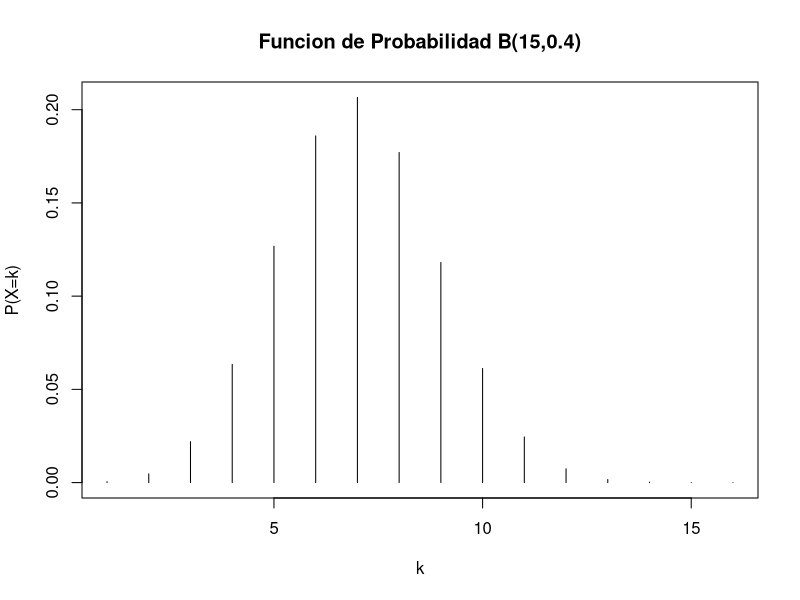
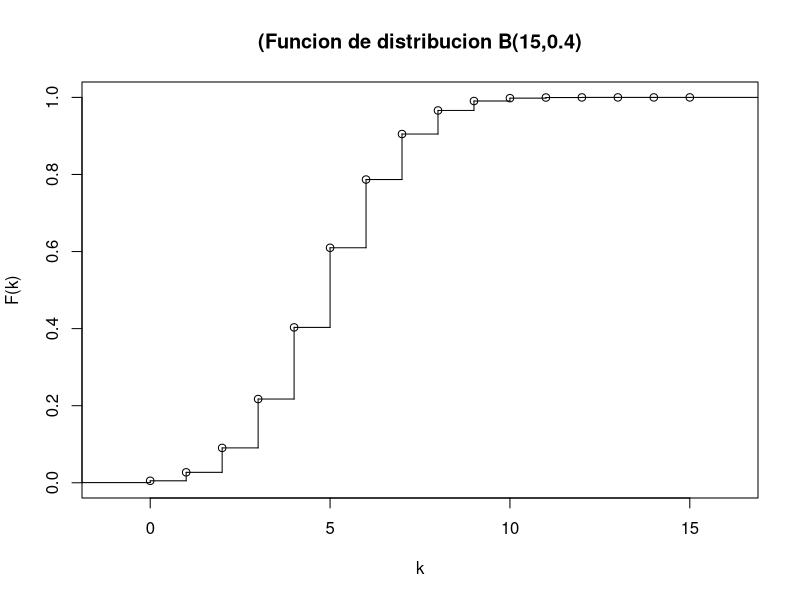
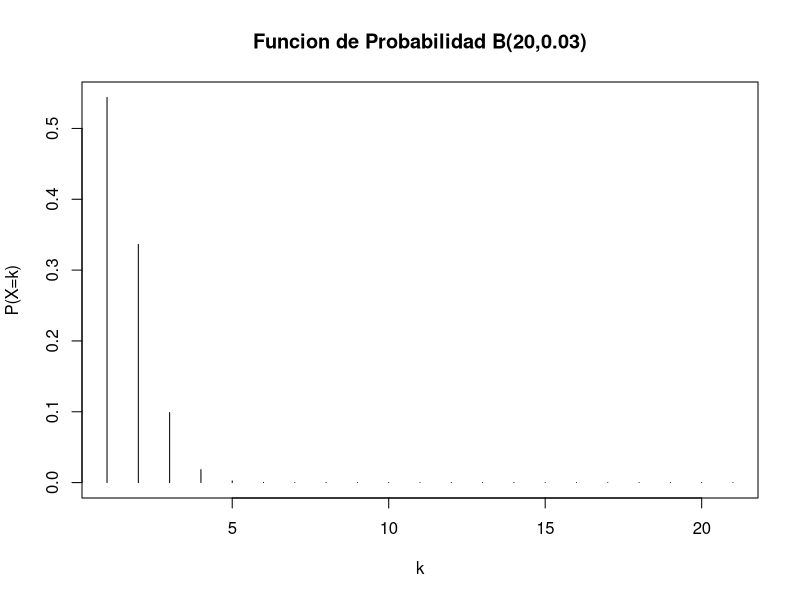
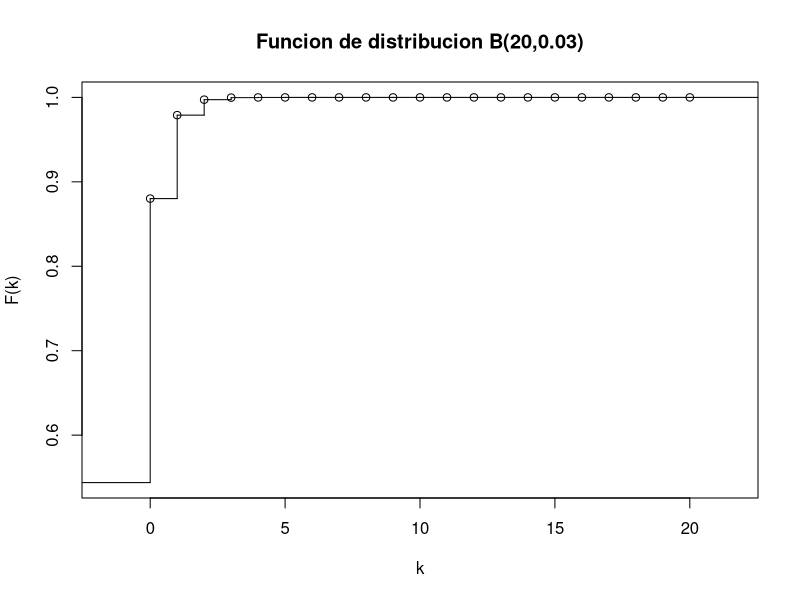
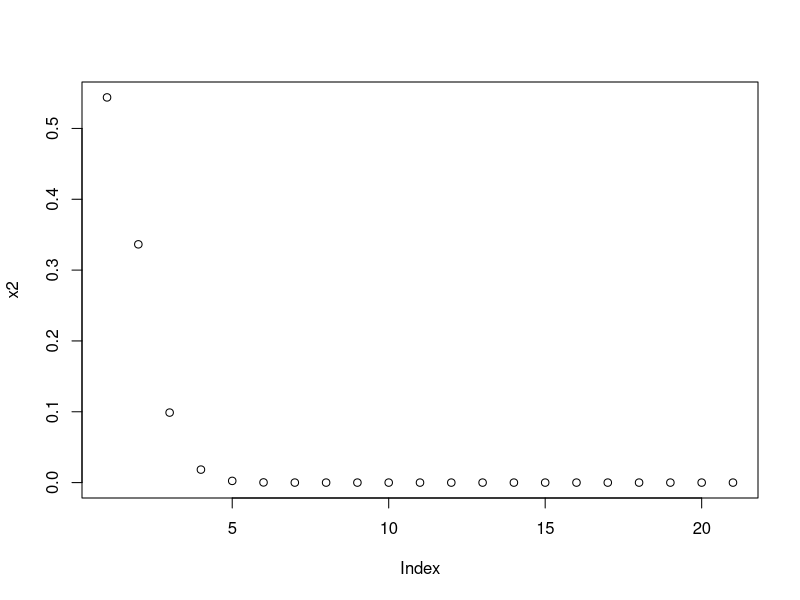
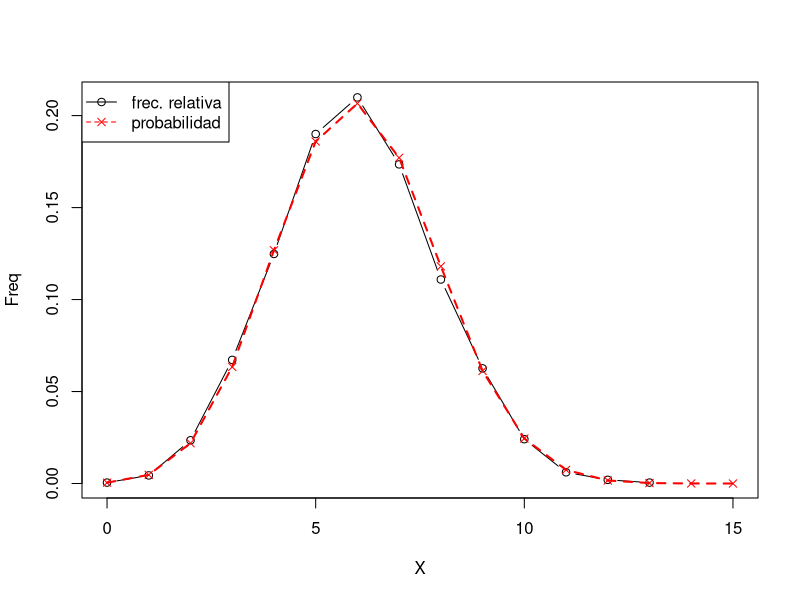
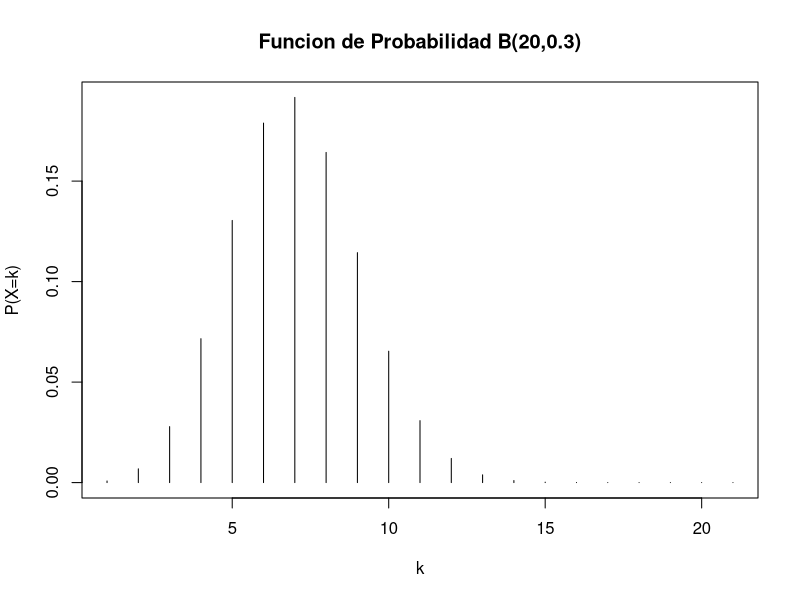
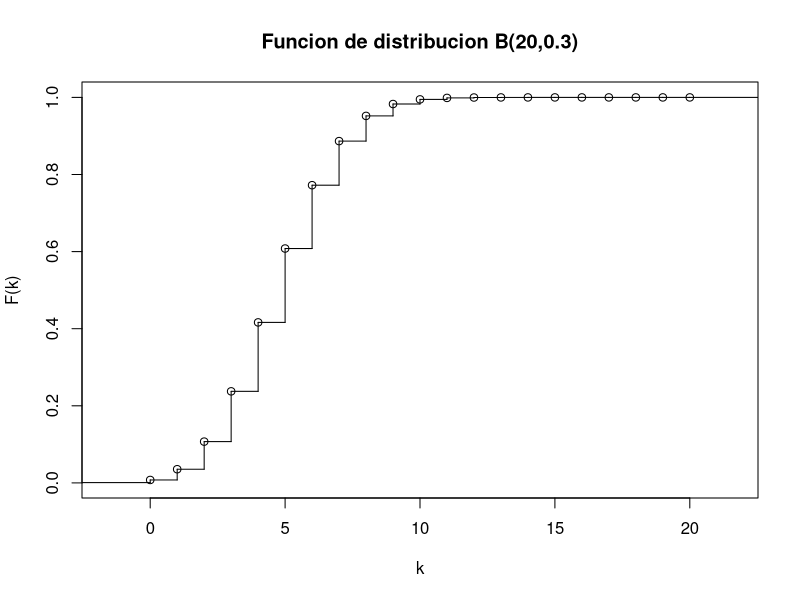

The R source for these figures, in order: (Note: this script raises an error after producing the figures.)


#Podemos representar facilmente la funcion de probabilidad de la distribucion binomial:b(15,0.4)
a=dbinom(0,15,.4)

plot(dbinom(0:15,15,0.4),type="h",xlab="k",ylab="P(X=k)",main="Funcion de Probabilidad B(15,0.4)")
#También podemos representar su funcion de distribucion:?
plot(stepfun(0:15,pbinom(0:16,15,0.4)),xlab="k",ylab="F(k)",main="(Funcion de distribucion B(15,0.4)")
a1=pbinom(10,15,.4,lower.tail=F)
a2=1-pbinom(9,15,.4,lower.tail=T)
a3=pbinom(8,15,.4,lower.tail=T)-pbinom(2,15,.4,lower.tail=T)
a3
dbinom(5,15,.4)
b=pbinom(5,15,.4,lower.tail=T)-pbinom(4,15,.4,lower.tail=T)
#mostrar b(x,20,.03)
plot(dbinom(0:20,20,0.03),type="h",xlab="k",ylab="P(X=k)",main="Funcion de Probabilidad B(20,0.03)")
plot(stepfun(0:20,pbinom(0:21,20,0.03)),xlab="k",ylab="F(k)",main="Funcion de distribucion B(20,0.03)")
x1=seq(0,20,1)
x2=dbinom(x1,20,.03)
plot(x2)
1-pbinom(0,20,.03,lower.tail = T)

#Si simulamos una muestra muy grande de esta distribucion (por ejemplo, 10.000 valores), podemos comprobar como las frecuencias relativas son muy similares a las probabilidades teoricas:
X=rbinom(10000, 15, 0.4)
X
freqAbs=table(X)
freqAbs
freqRel=prop.table(freqAbs)
freqRel
#Vamos a mostrar lado a lado las frecuencias relativas y las probabilidades teoricas. Para ello, generamos primero un dataframe con la tabla de probabilidades teoricas:
probsTeo=data.frame(X=0:15,Prob=dbinom(0:15,15,0.4))
probsTeo
#Para presentar en una unica tabla las probabilidades teoricas y las frecuencias relativas de nuesta simulacion, podemos utilizar la funcion merge. Esta funcion combina dataframes que tengan un campo en comun (en este caso el valor de la variable X). El objeto probsTeo es obviamente un dataframe. 
# Ahora bien, mediante class(freqRel) podemos comprobar que freqRel es un objeto de clase table. Para poder combinarlo con probsTeo hemos de convertirlo primero en dataframe:
freqRel=as.data.frame(freqRel)
str(freqRel)
#Vemos aqui que la variable X es de tipo factor; para poder 
# combinar bien este dataframe con probsTeo hemos de convertir X a la clase integer (ya que en ese dataframe, X es entera, como puede comprobarse mediante str(probsTeo)):
freqRel$X=as.integer(as.character(freqRel$X))
#Por ultimo procedemos a combinar ambos objetos mediante la funcion merge y mostramos el resultado:
compara=merge(freqRel,probsTeo,all=TRUE)
compara
#Podemos hacer un grafico que nos muestre la similitud entre probabilidad y frecuencia relativa:
with(compara,{
   plot(X,Freq, type="b")
   points(X,Prob,col="red",pch=4)
   lines(X,Prob,col="red",lty=2,lwd=2)
   legend("topleft",c("frec. relativa","probabilidad"),col=c("black","red"),lty=1:2,pch=c(1,4))
})

plot(dbinom(0:20,20,0.3),type="h",xlab="k",ylab="P(X=k)",main="Funcion de Probabilidad B(20,0.3)")
plot(stepfun(0:20,pbinom(0:21,20,0.3)),xlab="k",ylab="F(k)",main="Funcion de distribucion B(20,0.3)")
x=seq(0,20,1)
dx=dbinom(x,20,.3)
dx
1-pbinom(9,20,.3,lower.tail = T)
pbinom(4,20,.3)
dbinom(5,20,.3)
qbinom(c(.25),20,.3)
a=rbinom(100000,20,.3)
a

#Podemos calcular facilmente los valores de la funcion de densidad sobre una secuencia de valores de x:
x=seq(165,175,by=0.5)
dnorm(x,170,12)
#La representacion grafica de la funcion de densidad se obtiene facilmente como:
curve(dnorm(x,170,12),xlim=c(130,210),col="blue",lwd=2,
      xlab="x",ylab="f(x)",main="Funcion de Densidad N(170,12)")
#También podemos representar la funcion de distribucion:
curve(pnorm(x,170,12),xlim=c(130,210),col="blue",lwd=2,
      xlab="x",ylab="F(x)",main="Funcion de Distribucion N(170,12)")
#No es demasiado difacil representar el area correspondiente a la probabilidad que se acaba de calcular:
regionX=seq(150,168,0.01)            # Intervalo a sombrear
xP <- c(150,regionX,168)             # Base de los polagonos que crean el efecto "sombra"
yP <- c(0,dnorm(regionX,170,12),0)   # Altura de los polagonos sombreados
curve(dnorm(x,170,12),xlim=c(130,210),yaxs="i",ylim=c(0,0.035),ylab="f(x)",
      main='Densidad N(170,12)') 
polygon(xP,yP,col="orange1")
box()
#Simulamos una muestra grande de la distribucion normal y comprobamos que el histograma es muy parecido a la funcion de densidad:
X=rnorm(10000, 170, 12)
hist(X,freq=FALSE,col="lightsalmon",main="Histograma",sub="Datos simulados de una N(170,12)")
curve(dnorm(x,170,12),xlim=c(110,220),col="blue",lwd=2,add=TRUE)
#Podemos comprobar también que la distribucion acumulativa emparica de esta simulacion es muy similar a la funcion de distribucion teorica de la normal:
plot(ecdf(X))
curve(pnorm(x,170,12),xlim=c(110,220),col="red",lwd=2,lty=2,add=TRUE)
legend("topleft",lty=c(1,2),lwd=c(1,2),col=c("black","red"),legend=c("emparica","teorica"))





#R: Distribucion Hipergeométrica.
#dhyper(x, m, n, k, log = F)	Devuelve resultados de la funcion de densidad.
#phyper(q, m, n, k, lower.tail = T, log.p = F)	Devuelve resultados de la funcion de distribucion acumulada.
#qhyper(p, m, n, k, lower.tail = T, log.p = F)	Devuelve resultados de los cuantiles de la Hipergeométrica.
#rhyper(nn, m, n, k)	Devuelve un vector de valores de la Hipergeométrica aleatorios.

#ejercicio 5.29
#Podemos representar facilmente la funcion de probabilidad de la distribucion Hipergeometrica:hyper(x,100,10,12)
#x valor a calcular, m: defectusos en el lote n:buenos en el lote k:tamaño muestra
plot(dhyper(0:4,4,5,6),type="h",xlab="k",ylab="P(X=k)",main="Funcion de Probabilidad hyper(x,4,5,6)")
#También podemos representar su funcion de distribucion:?
plot(stepfun(0:4,phyper(0:5,4,5,6)),xlab="k",ylab="F(k)",main="Funcion de distribucion hyper(x,100,10,12)")

dhyper(2,4,5,6)
a=5/14
1-phyper(0,6,9,3)
phyper(0,6,9,3,lower.tail =F)
b=53/65
#ejercicio 5.30
#Podemos representar facilmente la funcion de probabilidad de la distribucion Hipergeometrica:hyper(x,100,10,12)
#x valor a calcular, m: defectusos en el lote n:buenos en el lote k:tamaño muestra
plot(dhyper(0:3,6,9,3),type="h",xlab="k",ylab="P(X=k)",main="Funcion de Probabilidad hyper(x,4,5,6)")
#También podemos representar su funcion de distribucion:?
plot(stepfun(0:3,phyper(0:4,6,9,3)),xlab="k",ylab="F(k)",main="Funcion de distribucion hyper(x,100,10,12)")

#ejercicio 5.38
#Podemos representar facilmente la funcion de probabilidad de la distribucion Hipergeometrica:hyper(x,100,10,12)
#x valor a calcular, m: defectusos en el lote n:buenos en el lote k:tamaño muestra
plot(dhyper(0:30,300,9700,30),type="h",xlab="k",ylab="P(X=k)",main="Funcion de Probabilidad hyper(x,4,5,6)")
#También podemos representar su funcion de distribucion:?
plot(stepfun(0:30,phyper(0:31,300,9700,30)),xlab="k",ylab="F(k)",main="Funcion de distribucion hyper(x,100,10,12)")
b=pbinom(13,18,.7,lower.tail = T)-pbinom(9,18,.7,lower.tail = T)

phyper(2,30,120,10,lower.tail = F)#P(X>x)
p=30/150
b=1-pbinom(2,10,.2,lower.tail = T)
#Podemos representar facilmente la funcion de probabilidad de la distribucion binomial:b(15,0.4)
dbinom(0,15,.4)

plot(dbinom(0:18,18,0.7),type="h",xlab="k",ylab="P(X=k)",main="Funcion de Probabilidad B(15,0.4)")
#También podemos representar su funcion de distribucion:?
plot(stepfun(0:18,pbinom(0:19,18,0.7)),xlab="k",ylab="F(k)",main="Funcion de distribucion B(15,0.4)")

c=phyper(0,300,9700,30,lower.tail = F)
ppois(3,2,lower.tail = F)
dpois(0,2)
dhyper(1,5,35,3)
dhyper(3,12,88,10)
dhyper(3,1000,4000,10)
dnbinom(6,4,.55)
dpois(6,4)
1-ppois(15,10, lower.tail = T)
plnorm(50000,5,2,lower.tail = F)
pgamma(12,2,1/5,lower.tail = F)


#ejercicio 5.66
#Podemos representar facilmente la funcion de probabilidad de la distribucion Hipergeometrica:hyper(x,100,10,12)
plot(dpois(0:150,6),type="h",xlab="k",ylab="P(X=k)",main="Funcion de Probabilidad hyper(x,4,5,6)")
#También podemos representar su funcion de distribucion:?
plot(stepfun(0:150,ppois(0:151,6)),xlab="k",ylab="F(k)",main="Funcion de distribucion hyper(x,100,10,12)")
pgeom(50,.2,lower.tail = F)
#Podemos representar facilmente la funcion de probabilidad de la distribucion Hipergeometrica:hyper(x,100,10,12)
plot(dgeom(0:150,.2),type="h",xlab="k",ylab="P(X=k)",main="Funcion de Probabilidad hyper(x,4,5,6)")
#También podemos representar su funcion de distribucion:?
plot(stepfun(0:150,pgeom(0:151,.2)),xlab="k",ylab="F(k)",main="Funcion de distribucion hyper(x,100,10,12)")
#pnorm dada x encontrar el area
#qnorm dado area encontrar la x
qnorm(.3622,0,1,lower.tail = F)
qnorm(.1131,0,1,lower.tail = T)
qnorm(.5-.4838,0,1,lower.tail = F)
qnorm(.025,0,1,lower.tail = F)


x=rnorm(15000,170,12)
x
y=matrix(x,ncol=1000)
dim(y)
z=apply(y,1,mean)
z
dim(z)
w=apply(y,1,sd)
w
freqAbs=table(X)
freqAbs
freqRel=prop.table(freqAbs)
freqRel
hist(X,freq=FALSE,col="lightsalmon",main="Histograma",sub="Datos simulados de una N(170,12)")
curve(dnorm(x,170,12),xlim=c(110,220),col="blue",lwd=2,add=TRUE)
#Podemos comprobar también que la distribucion acumulativa emparica de esta simulacion es muy similar a la funcion de distribucion teorica de la normal:
plot(ecdf(X))
curve(pnorm(x,170,12),xlim=c(110,220),col="red",lwd=2,lty=2,add=TRUE)
legend("topleft",lty=c(1,2),lwd=c(1,2),col=c("black","red"),legend=c("emparica","teorica"))

hist(y,freq=FALSE,col="lightsalmon",main="Histograma",sub="Datos simulados de una N(170,12)")
curve(dnorm(y,170,12),xlim=c(110,220),col="blue",lwd=2,add=TRUE)
#Podemos comprobar también que la distribucion acumulativa emparica de esta simulacion es muy similar a la funcion de distribucion teorica de la normal:
plot(ecdf(y))
curve(pnorm(x,170,12),xlim=c(110,220),col="red",lwd=2,lty=2,add=TRUE)
legend("topleft",lty=c(1,2),lwd=c(1,2),col=c("black","red"),legend=c("emparica","teorica"))
#X1 DIST N(400,100)
#X2 DIST N(800,250)
#X3 DIST N(100,40) VAR(T)=100^2+250^2+40^2 SIGMAT=
SVART_T=(100^2+250^2+40^2)^.5
# T=X1+X2+X3  T DIST N(1300,SVAR_T)
PUNA=pnorm(1600,1300,SVART_T,lower.tail = T)




